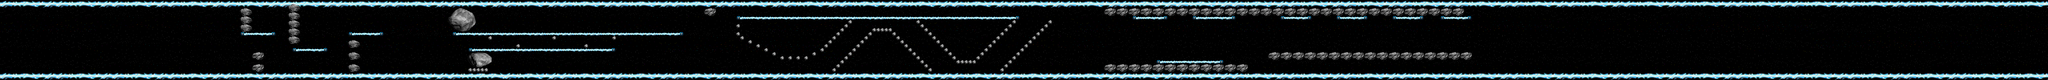

This game map was drawn from its Tiled (.tmx) file and the tilesets committed beside it. A one-line description and the trimmed map source follow:
An orthogonal 512x20 tile map with 16x16 px tiles, 3 tile layers (background, walls, hazards).

<map version="1.0" orientation="orthogonal" width="512" height="20" tilewidth="16" tileheight="16">
 <tileset firstgid="1" name="reversePolarity Full" tilewidth="16" tileheight="16">
  <image source="reversePolarity Full.png" width="960" height="320" />
 </tileset>
 <layer name="background" width="512" height="20">
  <data>[10240 cells, 10240 non-empty, 320 distinct tile ids]</data>
 </layer>
 <layer name="walls" width="512" height="20">
  <data>[10240 cells, 2307 non-empty, 40 distinct tile ids]</data>
 </layer>
 <layer name="hazards" width="512" height="20">
  <data>[10240 cells, 605 non-empty, 80 distinct tile ids]</data>
 </layer>
</map>
